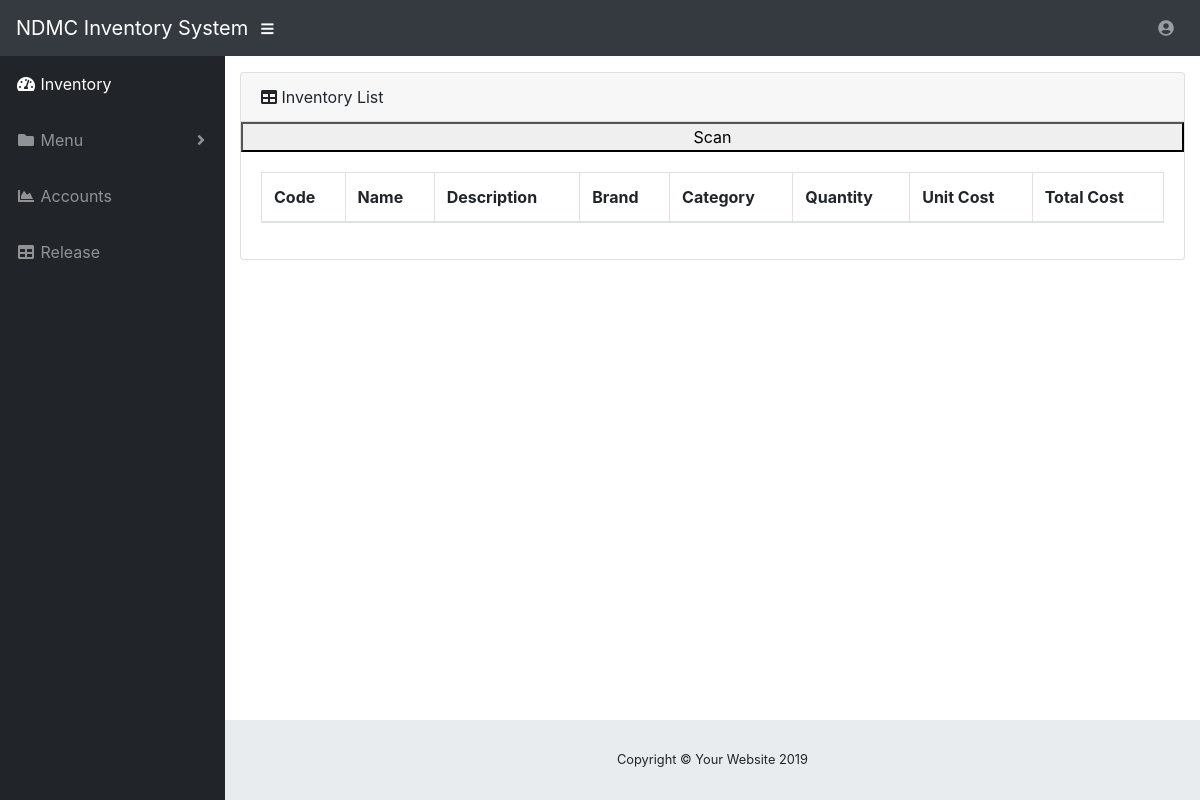
/stock/ (signed in), run on an earlier commit of the app's database.
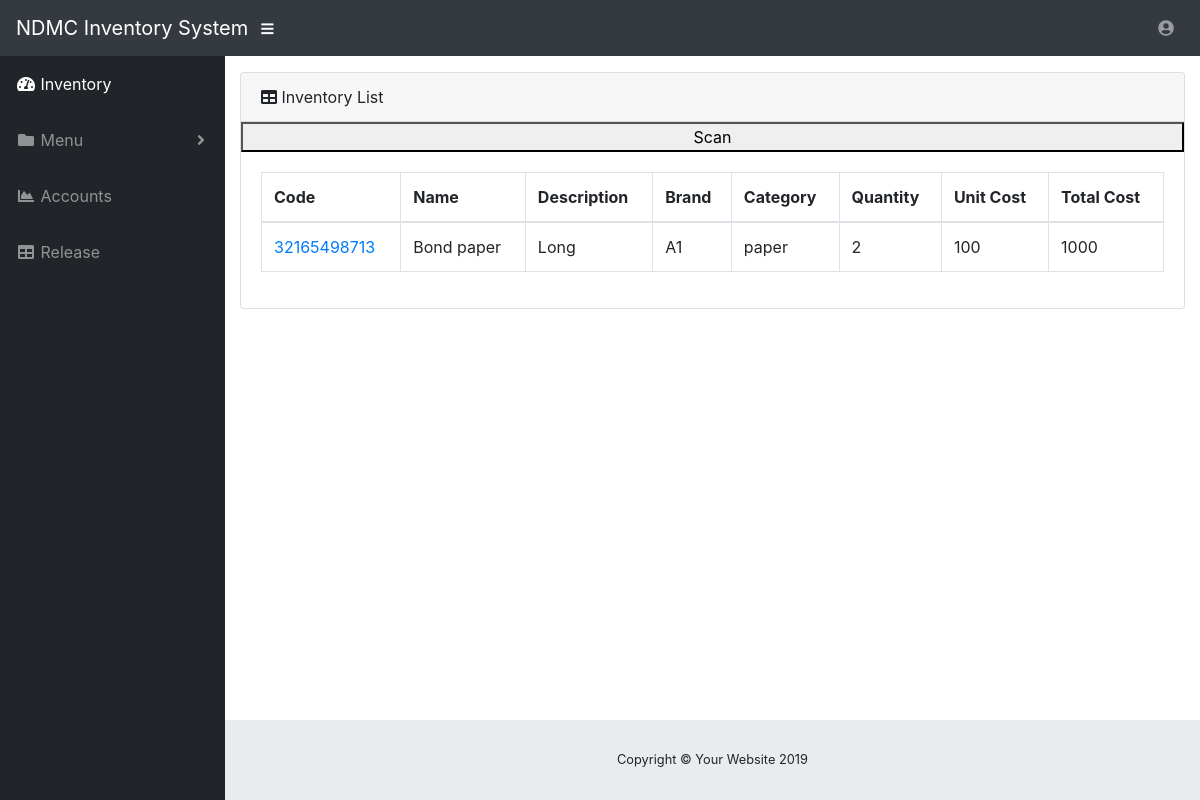
And on a later commit of the database.
### stock/models.py (models this page shows, shortened)
class Item(models.Model):
    user                    = models.ForeignKey(User, on_delete=models.CASCADE)
    brand                   = models.ForeignKey('Brand', on_delete=models.CASCADE)
    category                = models.ForeignKey('Category', on_delete=models.CASCADE)
    barcode                 = models.ImageField(upload_to='media')
    number                  = models.CharField(max_length=255)
    name                    = models.CharField(max_length=255)
    description             = models.TextField()
    quantity                = models.IntegerField()
    unit_cost               = models.IntegerField()
    total                   = models.IntegerField()
    date_created            = models.DateTimeField(auto_now_add=True)
    date_modified           = models.DateTimeField(auto_now=True)
    slug                    = models.SlugField(null=True, blank=True)

class Brand(models.Model):
    user                    = models.ForeignKey(User, on_delete=models.CASCADE)
    name                    = models.CharField(max_length=255)
    date_created            = models.DateTimeField(auto_now_add=True)
    date_modified           = models.DateTimeField(auto_now=True)
    slug                    = models.SlugField(null=True, blank=True)
    def __str__(self):
        return '{}'.format(self.name)

class Category(models.Model):
    user                    = models.ForeignKey(User, on_delete=models.CASCADE)
    name                    = models.CharField(max_length=255)
    date_created            = models.DateTimeField(auto_now_add=True)
    date_modified           = models.DateTimeField(auto_now=True)
    slug                    = models.SlugField(null=True, blank=True)
    def __str__(self):
        return '{}'.format(self.name)

### stock/views.py (the view)
# urls.py: 2. Add a URL to urlpatterns:  path('', Home.as_view(), name='home')
class Home(LoginRequiredMixin, View):
    def get(self, request, *args, **kwargs):
        post = Item.objects.all()
        context = {
            'post': post,
        }
        return render(request, 'stock/stock_list.html', context)

### templates/stock/stock_list.html (shortened to what this page needs)
{% extends 'base.html' %}
{% load staticfiles %}
{% block content %}
<head>
  <link rel="stylesheet" href="{% static 'css/barcode.css' %}" />
</head>
<body id="page-top">
    <div id="content-wrapper">
      <div class="container-fluid">
        <div class="card mb-3">
          <div class="card-header">
            <i class="fas fa-table"></i>
            Inventory List</div>
            <button onclick="myFunction()">Scan</button>
          <div class="card-body">
            <div class="table-responsive">
              <table class="table table-bordered" id="dataTable" width="100%" cellspacing="0">
                <thead>
                  <tr>
                    <th>Code</th>
                    <th>Name</th>
                    <th>Description</th>
                    <th>Brand</th>
                    <th>Category</th>
                    <th>Quantity</th>
                    <th>Unit Cost</th>
                    <th>Total Cost</th>
                  </tr>
                </thead>
                <tbody>
                  {% if post %}
                    {% for post in post %}
                      <tr>
                        <td><a href="{% url 'stock:item-detail' post.number %}">{{ post.number }}</a></td>
                        <td>{{ post.name }}</td>
                        <td>{{ post.description }}</td>
                        <td>{{ post.brand }}</td>
                        <td>{{ post.category }}</td>
                        <td>{{ post.quantity }}</td>
                        <td>{{ post.unit_cost }}</td>
                        <td>{{ post.total }}</td>
                      </tr>
                  {% endfor %}
                {% endif %}
                </tbody>
              </table>
            </div>
          </div>
        </div>
      </div>
      <footer class="sticky-footer">
        <div class="container my-auto">
          <div class="copyright text-center my-auto">
            <span>Copyright © Your Website 2019</span>
          </div>
        </div>
      </footer>
    </div>
  </div>
{% endblock %}

### templates/base.html (shortened to what this page needs)
<!DOCTYPE html>
<html lang=en>
<head>
	{% include 'snippets/css.html' %}
</head>
	<body>
		<nav class="navbar navbar-expand navbar-dark bg-dark static-top">
	    <a class="navbar-brand mr-1" href="{% url 'stock:post-list' %}">NDMC Inventory System</a>
	    <button class="btn btn-link btn-sm text-white order-1 order-sm-0" id="sidebarToggle" href="#">
	      <i class="fas fa-bars"></i>
	    </button>
	    <ul class="navbar-nav ml-auto ml-md-0">
	      <li class="nav-item dropdown no-arrow">
	        <a class="nav-link dropdown-toggle" href="#" id="userDropdown" role="button" data-toggle="dropdown" aria-haspopup="true" aria-expanded="false">
	          <i class="fas fa-user-circle fa-fw"></i>
	        </a>
	      </li>
	    </ul>
		</nav>
    <div id="wrapper">
      <ul class="sidebar navbar-nav">
        <li class="nav-item active">
          <a class="nav-link" href="{% url 'stock:post-list' %}">
            <i class="fas fa-fw fa-tachometer-alt"></i>
            <span>Inventory</span>
          </a>
        </li>
        <li class="nav-item dropdown">
          <a class="nav-link dropdown-toggle" href="#" id="pagesDropdown" role="button" data-toggle="dropdown" aria-haspopup="true" aria-expanded="false">
            <i class="fas fa-fw fa-folder"></i>
            <span>Menu</span>
          </a>
        </li>
        <li class="nav-item">
          <a class="nav-link" href="{% url 'register' %}">
            <i class="fas fa-fw fa-chart-area"></i>
            <span>Accounts</span></a>
        </li>
        <li class="nav-item">
          <a class="nav-link" href="{% url 'stock:release' %}">
            <i class="fas fa-fw fa-table"></i>
            <span>Release</span></a>
        </li>
      </ul>
		{% block content %}{% endblock content %}
	</body>
</html>

### templates/snippets/css.html
{% load staticfiles %}
<link href="{% static 'css/all.min.css' %}" rel="stylesheet" type="text/css">
<link href="{% static 'css/dataTables.bootstrap4.css' %}" rel="stylesheet" type="text/css">
<link href="{% static 'css/sb-admin.css' %}" rel="stylesheet" type="text/css">

### templates/snippets/js.html (shortened to what this page needs)
{% load staticfiles %}

What changed in the data, as far as the page shows it:
added Item: number "32165498713", name "Bond paper", description "Long", brand "A1", category "paper", quantity "2", unit_cost "100", total "1000"
